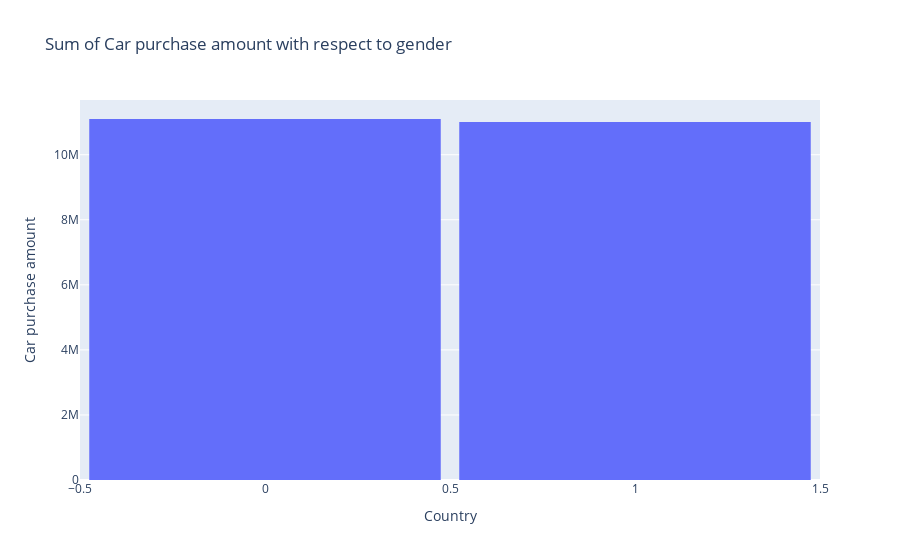

Source (notebook cell):
### Code cell
fig = px.histogram(car_purchasing_df, x = 'gender', y = 'car purchase amount',
                   title = "Sum of Car purchase amount with respect to gender")

fig.update_layout(
    xaxis_title = ('Country'),
    yaxis_title= ('Car purchase amount'),
    bargap = 0.05,
    showlegend = False,
)
fig.show()

### Figure 1 — Plotly figure (JSON) as saved in the notebook; plotly's stock layout.template omitted (floating-point values rounded to 4 significant figures; data arrays with more than 128 entries replaced by an {"elided": "..."} marker saying what was removed)
{"data": [{"alignmentgroup": "True", "bingroup": "x", "histfunc": "sum", "hovertemplate": "gender=%{x}<br>sum of car purchase amount=%{y}<extra></extra>", "legendgroup": "", "marker": {"color": "#636efa", "pattern": {"shape": ""}}, "name": "", "offsetgroup": "", "orientation": "v", "showlegend": false, "type": "histogram", "x": {"elided": "500 int values"}, "xaxis": "x", "y": {"elided": "500 float values"}, "yaxis": "y"}], "layout": {"bargap": 0.05, "barmode": "relative", "legend": {"tracegroupgap": 0}, "showlegend": false, "title": {"text": "Sum of Car purchase amount with respect to gender"}, "xaxis": {"anchor": "y", "domain": [0, 1], "title": {"text": "Country"}}, "yaxis": {"anchor": "x", "domain": [0, 1], "title": {"text": "Car purchase amount"}}}}
